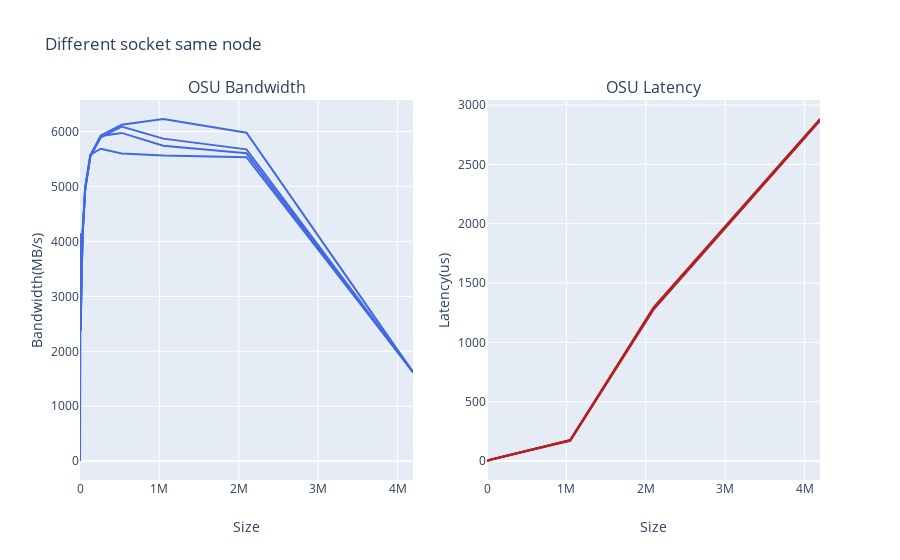

Notebook code cell kept with this figure:
### Code cell
osu_bw_df_0 = parse_benchmark_output(DIFF_SOCKET_SA_NO+"/osu_bw.out", 'Size', 'Bandwidth(MB/s)')
osu_bw_df_1 = parse_benchmark_output(DIFF_SOCKET_SA_NO+"/osu_bw.out.1", 'Size', 'Bandwidth(MB/s)')
osu_bw_df_2 = parse_benchmark_output(DIFF_SOCKET_SA_NO+"/osu_bw.out.2", 'Size', 'Bandwidth(MB/s)')
osu_bw_df_3 = parse_benchmark_output(DIFF_SOCKET_SA_NO+"/osu_bw.out.3", 'Size', 'Bandwidth(MB/s)')

osu_lat_df_0 = parse_benchmark_output(DIFF_SOCKET_SA_NO+"/osu_latency.out", 'Size', 'Latency(us)')
osu_lat_df_1 = parse_benchmark_output(DIFF_SOCKET_SA_NO+"/osu_latency.out.1", 'Size', 'Latency(us)')
osu_lat_df_2 = parse_benchmark_output(DIFF_SOCKET_SA_NO+"/osu_latency.out.2", 'Size', 'Latency(us)')
osu_lat_df_3 = parse_benchmark_output(DIFF_SOCKET_SA_NO+"/osu_latency.out.3", 'Size', 'Latency(us)')

fig = make_subplots(rows=1, cols=2,
    subplot_titles=("OSU Bandwidth","OSU Latency"))
fig.add_trace(go.Scatter(x=osu_bw_df_0['Size'], y=osu_bw_df_0['Bandwidth(MB/s)'], line=dict(color='royalblue')), row=1, col=1)
fig.add_trace(go.Scatter(x=osu_bw_df_1['Size'], y=osu_bw_df_1['Bandwidth(MB/s)'], line=dict(color='royalblue')), row=1, col=1)
fig.add_trace(go.Scatter(x=osu_bw_df_2['Size'], y=osu_bw_df_2['Bandwidth(MB/s)'], line=dict(color='royalblue')), row=1, col=1)
fig.add_trace(go.Scatter(x=osu_bw_df_3['Size'], y=osu_bw_df_3['Bandwidth(MB/s)'], line=dict(color='royalblue')), row=1, col=1)

fig.add_trace(go.Scatter(x=osu_lat_df_0['Size'], y=osu_lat_df_0['Latency(us)'], line=dict(color='firebrick')), row=1, col=2)
fig.add_trace(go.Scatter(x=osu_lat_df_1['Size'], y=osu_lat_df_1['Latency(us)'], line=dict(color='firebrick')), row=1, col=2)
fig.add_trace(go.Scatter(x=osu_lat_df_2['Size'], y=osu_lat_df_2['Latency(us)'], line=dict(color='firebrick')), row=1, col=2)
fig.add_trace(go.Scatter(x=osu_lat_df_3['Size'], y=osu_lat_df_3['Latency(us)'], line=dict(color='firebrick')), row=1, col=2)

fig.update_layout(showlegend=False, title_text="Different socket same node")
fig.update_xaxes(title_text='Size')
fig.update_yaxes(title_text='Bandwidth(MB/s)', row=1, col=1)
fig.update_yaxes(title_text='Latency(us)', row=1, col=2)

fig.show()
pio.write_image(fig, DIFF_SOCKET_SA_NO+"/multiple-lines.png")

### Figure 1 — Plotly figure (JSON) as saved in the notebook; plotly's stock layout.template omitted (floating-point values rounded to 4 significant figures)
{"data": [{"line": {"color": "royalblue"}, "type": "scatter", "x": ["1", "2", "4", "8", "16", "32", "64", "128", "256", "512", "1024", "2048", "4096", "8192", "16384", "32768", "65536", "131072", "262144", "524288", "1048576", "2097152", "4194304"], "xaxis": "x", "y": ["4.31", "8.66", "17.30", "34.69", "60.47", "123.34", "208.65", "354.60", "606.06", "1352.70", "2479.38", "4149.84", "1579.66", "2446.41", "3147.58", "4165.78", "4994.65", "5572.18", "5930.49", "6126.31", "6229.08", "5980.09", "1622.14"], "yaxis": "y"}, {"line": {"color": "royalblue"}, "type": "scatter", "x": ["1", "2", "4", "8", "16", "32", "64", "128", "256", "512", "1024", "2048", "4096", "8192", "16384", "32768", "65536", "131072", "262144", "524288", "1048576", "2097152", "4194304"], "xaxis": "x", "y": ["4.29", "8.62", "17.25", "34.60", "61.05", "122.78", "208.65", "349.17", "601.13", "1333.50", "2454.33", "4131.82", "1564.91", "2399.04", "3102.66", "4143.45", "4965.34", "5581.32", "5688.30", "5601.10", "5562.94", "5533.08", "1627.58"], "yaxis": "y"}, {"line": {"color": "royalblue"}, "type": "scatter", "x": ["1", "2", "4", "8", "16", "32", "64", "128", "256", "512", "1024", "2048", "4096", "8192", "16384", "32768", "65536", "131072", "262144", "524288", "1048576", "2097152", "4194304"], "xaxis": "x", "y": ["4.20", "8.54", "17.00", "33.95", "59.57", "121.35", "203.63", "341.26", "589.93", "1335.00", "2482.53", "4131.50", "1535.24", "2368.40", "3075.14", "4106.06", "4942.25", "5554.53", "5893.69", "6091.64", "5871.85", "5676.32", "1624.96"], "yaxis": "y"}, {"line": {"color": "royalblue"}, "type": "scatter", "x": ["1", "2", "4", "8", "16", "32", "64", "128", "256", "512", "1024", "2048", "4096", "8192", "16384", "32768", "65536", "131072", "262144", "524288", "1048576", "2097152", "4194304"], "xaxis": "x", "y": ["4.25", "8.59", "17.23", "34.62", "57.10", "123.90", "207.49", "354.24", "596.90", "1331.16", "2477.39", "4077.27", "1542.61", "2371.57", "3119.57", "4153.47", "4952.09", "5552.43", "5919.78", "5975.87", "5741.00", "5604.38", "1617.37"], "yaxis": "y"}, {"line": {"color": "firebrick"}, "type": "scatter", "x": ["0", "1", "2", "4", "8", "16", "32", "64", "128", "256", "512", "1024", "2048", "4096", "8192", "16384", "32768", "65536", "131072", "262144", "524288", "1048576", "2097152", "4194304"], "xaxis": "x2", "y": ["0.42", "0.50", "0.50", "0.49", "0.50", "0.52", "0.52", "0.57", "0.60", "0.63", "0.86", "1.01", "1.30", "4.01", "4.89", "6.58", "9.19", "14.48", "24.93", "45.60", "87.06", "176.15", "1294.16", "2882.24"], "yaxis": "y2"}, {"line": {"color": "firebrick"}, "type": "scatter", "x": ["0", "1", "2", "4", "8", "16", "32", "64", "128", "256", "512", "1024", "2048", "4096", "8192", "16384", "32768", "65536", "131072", "262144", "524288", "1048576", "2097152", "4194304"], "xaxis": "x2", "y": ["0.43", "0.49", "0.49", "0.49", "0.49", "0.52", "0.52", "0.56", "0.59", "0.62", "0.86", "1.01", "1.30", "3.91", "4.85", "6.57", "9.18", "14.46", "24.92", "45.60", "87.52", "176.52", "1285.09", "2872.31"], "yaxis": "y2"}, {"line": {"color": "firebrick"}, "type": "scatter", "x": ["0", "1", "2", "4", "8", "16", "32", "64", "128", "256", "512", "1024", "2048", "4096", "8192", "16384", "32768", "65536", "131072", "262144", "524288", "1048576", "2097152", "4194304"], "xaxis": "x2", "y": ["0.44", "0.51", "0.51", "0.51", "0.51", "0.53", "0.53", "0.57", "0.60", "0.64", "0.87", "1.02", "1.31", "3.99", "4.91", "6.64", "9.24", "14.53", "24.94", "45.69", "88.21", "177.03", "1280.86", "2870.94"], "yaxis": "y2"}, {"line": {"color": "firebrick"}, "type": "scatter", "x": ["0", "1", "2", "4", "8", "16", "32", "64", "128", "256", "512", "1024", "2048", "4096", "8192", "16384", "32768", "65536", "131072", "262144", "524288", "1048576", "2097152", "4194304"], "xaxis": "x2", "y": ["0.43", "0.49", "0.49", "0.49", "0.50", "0.52", "0.52", "0.57", "0.61", "0.63", "0.87", "1.01", "1.30", "3.92", "4.86", "6.58", "9.25", "14.44", "24.82", "45.59", "87.46", "170.54", "1275.37", "2869.99"], "yaxis": "y2"}], "layout": {"annotations": [{"font": {"size": 16}, "showarrow": false, "text": "OSU Bandwidth", "x": 0.225, "xanchor": "center", "xref": "paper", "y": 1, "yanchor": "bottom", "yref": "paper"}, {"font": {"size": 16}, "showarrow": false, "text": "OSU Latency", "x": 0.775, "xanchor": "center", "xref": "paper", "y": 1, "yanchor": "bottom", "yref": "paper"}], "showlegend": false, "title": {"text": "Different socket same node"}, "xaxis": {"anchor": "y", "domain": [0, 0.45], "title": {"text": "Size"}}, "xaxis2": {"anchor": "y2", "domain": [0.55, 1], "title": {"text": "Size"}}, "yaxis": {"anchor": "x", "domain": [0, 1], "title": {"text": "Bandwidth(MB/s)"}}, "yaxis2": {"anchor": "x2", "domain": [0, 1], "title": {"text": "Latency(us)"}}}}
